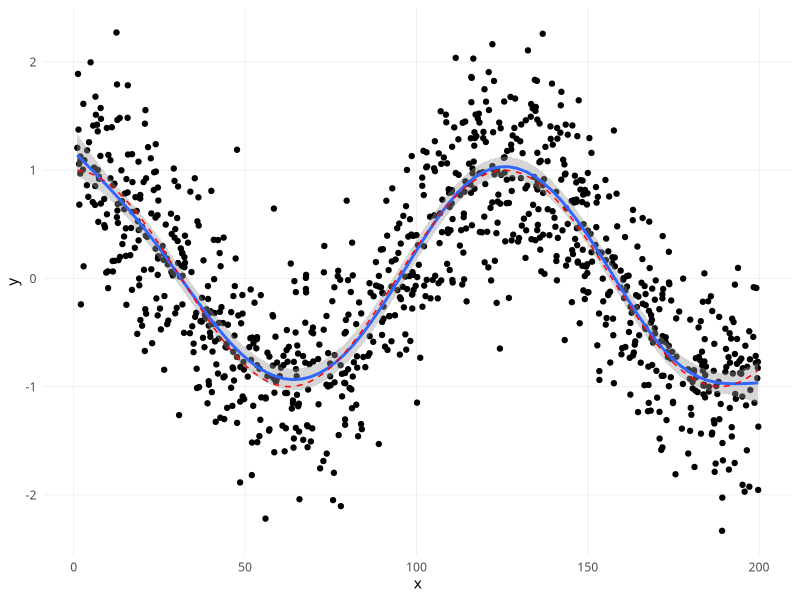
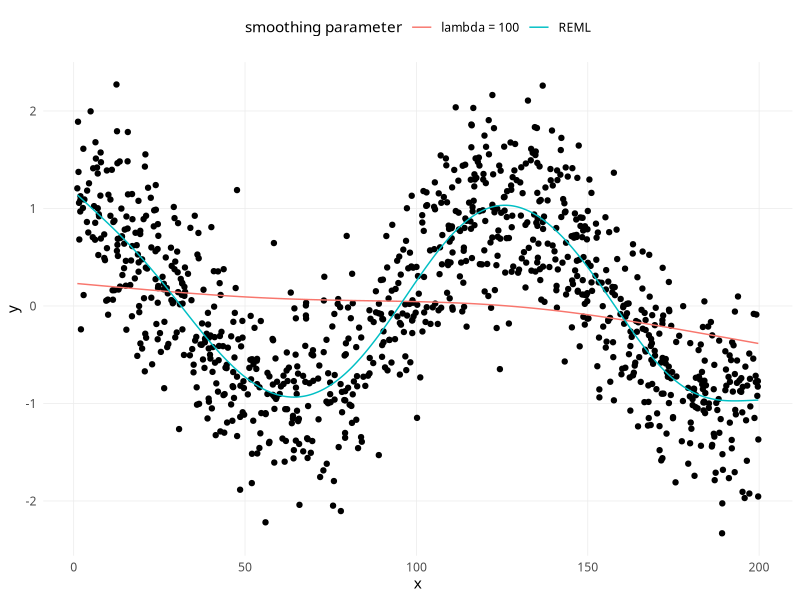
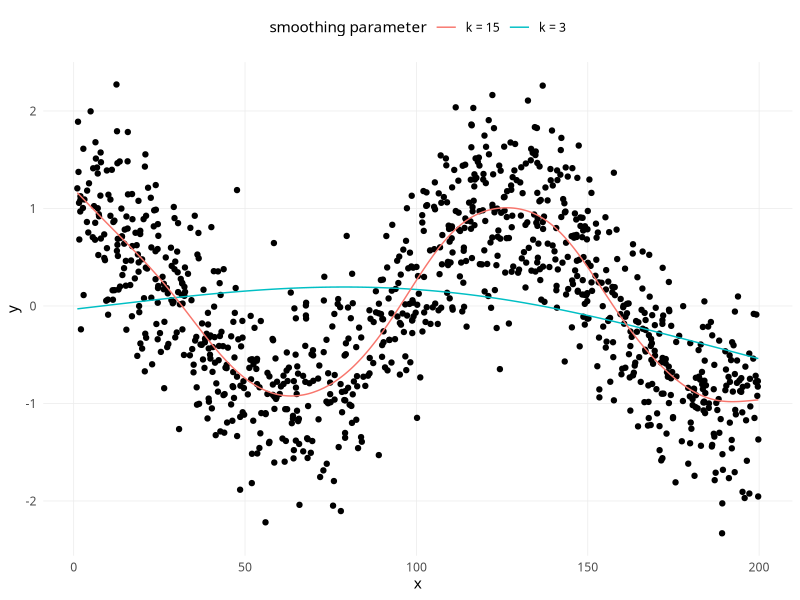

These figures' R source, in order: (Note: this script raises an error after producing the figures.)
## ---- chunk 1
knitr::opts_chunk$set(echo = TRUE, comment = "", fig.align = "center",
                      fig.width = 5, fig.height = 4)

library(tidyverse)

theme_custom <- function(base_line_size = 0.25) {
  theme_minimal(base_family = "IBM Plex Sans", base_line_size = base_line_size) +
    theme(
      plot.title = element_text(face = "bold"),
      panel.grid.minor = element_blank(),
      panel.grid.major = element_line(size = base_line_size),
      strip.background = element_rect(fill = "gray80", color = "gray80")
    ) 
}
theme_set(theme_custom())
## ---- chunk 2
N <- 1e3
x <- runif(N, 1, 200)
y <- rnorm(N, mean = cos(0.05*x), sd = 0.5)

tibble(x, y) %>% 
  ggplot(aes(x, y)) + 
  geom_point() +
  geom_smooth(method = mgcv::gam, formula = y ~ s(x)) + 
  stat_function(fun = function(x) cos(0.05*x), linetype = "dashed", color = "red")
## ---- chunk 3
knitr::include_graphics(
"https://github.com/noamross/gams-in-r-course/blob/master/images/basis-functions-1.png?raw=true"
)
## ---- chunk 4
library(mgcv)

tibble(x, y) %>% head()
model.matrix(gam(y ~ s(x))) %>% head()
model.matrix(gam(y ~ s(x))) %>% dim()

gam_mod <- gam(y ~s(x))
gam_mod
coefficients(gam_mod)
## ---- chunk 5
large_sp <- gam(y ~ s(x, sp = 100))         ## sp too large
reml_sp <- gam(y ~ s(x), method = "REML")   ## restricted via maximul likelihood

tibble(x, y, large = predict(large_sp), reml = predict(reml_sp)) %>% 
  ggplot(aes(x, y)) + 
  geom_point() + 
  geom_line(aes(y = large, color = "lambda = 100")) + 
  geom_line(aes(y = reml, color = "REML")) + 
  theme(legend.position = "top") + 
  labs(color = "smoothing parameter")
## ---- chunk 6
knitr::include_graphics(
"https://github.com/noamross/gams-in-r-course/blob/master/images/diffbasis-1.png?raw=true"
)
## ---- chunk 7
k3 <- gam(y ~ s(x, k = 3), method = "REML") %>% predict()
k15 <- gam(y ~ s(x, k = 15), method = "REML") %>% predict()

tibble(x, y, k3, k15) %>% 
  ggplot(aes(x, y)) + 
  geom_point() + 
  geom_line(aes(y = k3, color = "k = 3")) + 
  geom_line(aes(y = k15, color = "k = 15")) + 
  theme(legend.position = "top") + 
  labs(color = "smoothing parameter")
## ---- chunk 8
## The data
data("mpg", package = "gamair")

## the model
city_mod <- gam(city.mpg ~ s(weight, by = drive) + ## varying smooth
                  s(length, by = drive) +          ## by "drive"
                  s(price, by = drive) + 
                  drive,                           ## varying intercept
                data = mpg)

summary(city_mod)
## ---- chunk 9
data("mcycle", package = "MASS")

mod <- gam(accel ~ s(times), data = mcycle)

plot(mod, shade = TRUE, shade.col = "skyblue",
     residuals = TRUE, pch = 20,      ## partial residuals
     shift = coefficients(mod)[[1]],  ## shift by value of intercept
     seWithMean = TRUE)               ## include uncertainty of intercept
## ---- chunk 10
mod <- gam(hw.mpg ~ s(length) + s(width) + s(height) + s(weight),
           data = mpg, method = "REML")

## height is least pre-determined by all other variables
concurvity(mod, full = TRUE) 

## weight and width have the greatest "worst-case" concurvity
concurvity(mod, full = FALSE) %>% map(round, digits = 2)
## ---- chunk 11
knitr::include_graphics(
"https://github.com/noamross/gams-in-r-course/blob/master/images/interactions-1-1.png?raw=true"
)
## ---- chunk 12
data(meuse, package = "sp")
glimpse(meuse)

geo_mod <- gam(cadmium ~ s(x, y) +  ## x, y surface
                 s(elev) +          ## elevation
                 s(dist),           ## distance from river
               data = meuse, method = "REML")

summary(geo_mod)
plot(geo_mod, pages = 1)
## ---- chunk 13
## 3D plot
plot(geo_mod, scheme = 1, select = 1)

## Heat map (yellow higher, red is lower)
plot(geo_mod, scheme = 2, select = 1)

vis.gam(geo_mod, view = c("x", "y"), plot.type = "contour", 
        too.far = 0.05)  ## 5% extrapolation

vis.gam(geo_mod, view = c("x", "y"), plot.type = "contour", 
        too.far = 0.5)  ## 50% extrapolation
## ---- chunk 14
mod_sep <- gam(copper ~ s(dist, by = landuse) + landuse,
               data = meuse, method = "REML")

summary(mod_sep)

## ---- chunk 15
plot(mod_sep, pages = 1)
## ---- chunk 16
vis.gam(mod_sep, view = c("dist", "landuse"), plot.type = "persp")
## ---- chunk 17
mod_fs <- gam(copper ~ s(dist, landuse, bs = "fs"),
              data = meuse, method = "REML")

summary(mod_fs)
plot(mod_fs, pages = 1)
vis.gam(mod_fs, view = c("dist", "landuse"), plot.type = "persp")

## ---- chunk 18
geo_tensor_mod <- gam(cadmium ~ te(x, y, elev),
                      data = meuse, method = "REML")

summary(geo_tensor_mod)

## separating interacting and independent effects
geo_tensor_mod2 <- gam(cadmium ~ s(x, y) + s(elev) + ti(x, y),
                       data = meuse, method = "REML")

summary(geo_tensor_mod2)
